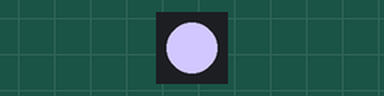
This sketch was run on a simulated ESP8266 (NodeMCU). Parts: 1 RGB LEDs in strip order, left to right. Dim RGB values are drawn brighter than linear; random numbers use the default seed unless the sketch sets one.

Above: at 0.1 s.
At 10.1 s:
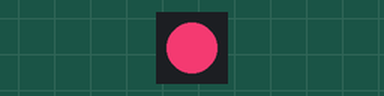
At 19.1 s:
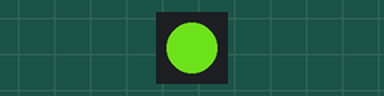
At 38.1 s:
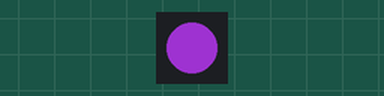
Timing chart, 0 to 40.0 s (numbered marks = the images above):
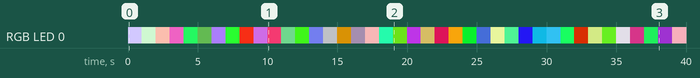

The sketch:

WS2818RGB_all.ino
```cpp
//Install (https://github.com/adafruit/Adafruit_NeoPixel).

#include <Adafruit_NeoPixel.h>

#define PIN            D2

long randRed, randGreen, randBlue;

Adafruit_NeoPixel pixels = Adafruit_NeoPixel(1, PIN, NEO_GRB + NEO_KHZ800);

void setup()
{
  pixels.begin(); // This initializes the NeoPixel library.
  Serial.begin(9600);
  randomSeed(analogRead(0));
}

void loop()
{
  randRed = random(255);
  randGreen = random(255);
  randBlue = random(255);
  pixels.setPixelColor(0, pixels.Color(randRed, randGreen, randBlue)); //BLUE
  pixels.show(); // This sends the updated pixel color to the hardware.
  delay(1000); // Delay for a period of time (in milliseconds).
}
```

Measured:
- by itself, RGB LED 0: off → RGB(209, 199, 254) at 0.00 s, → RGB(193, 231, 195) 1.0 s later, → RGB(240, 182, 167) 1.0 s later, → RGB(202, 83, 165) 1.0 s later, … (40 changes in this stretch)
